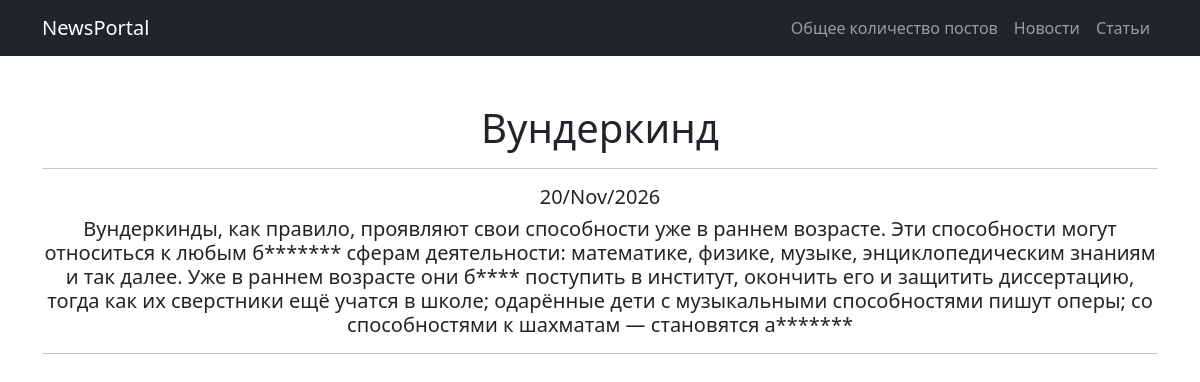
Before: /news/3 with the older database file.
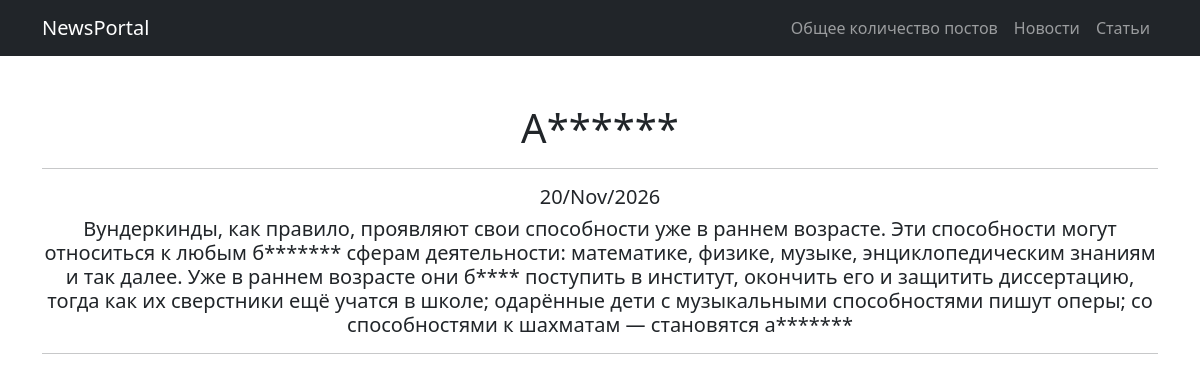
After: the same page with the newer database file.
### news/models.py (models this page shows, shortened)
class Post(models.Model):
    article = 'AT'
    news = 'NW'
    TYPE = [(article, 'Статья'), (news, 'Новость')]
    many_author = models.ForeignKey(Author, on_delete=models.CASCADE)
    article_or_news = models.CharField(max_length=2, choices=TYPE, default=article)
    datetime = models.DateTimeField(auto_now_add=True)
    many_category = models.ManyToManyField(Category, through="PostCategory")
    header = models.CharField(max_length=150)
    text = models.TextField()
    rating = models.SmallIntegerField(default=0)

### news/views.py (the view)
# urls.py: path('news/<int:pk>', NewsDetail.as_view()),
class NewsDetail(DetailView):
    model = Post
    template_name = 'flatpages/new.html'
    context_object_name = 'news'

### news/templatetags/custom_filter2.py (called while the page is built)
@register.filter()
def post_time(date, format_string='%d/%b/%Y'):
    return date.utcnow().strftime(format_string)

### news/templatetags/custom_filter3.py (called while the page is built)
@register.filter()
def censor(value):
    finder = value.split()
    for _ in finder:
        if isinstance(_, str):
            if _.lower().replace(".", "").replace(",", "").replace(";", "").replace(":", "") in censor_words:
                finder[finder.index(_)] = (_[0] + len(_[1:]) * "*")
            else:
                continue
        else:
            continue
    return " ".join(finder)

### templates/flatpages/new.html (shortened to what this page needs)
{% extends 'flatpages/index.html' %}
{% load custom_filter2 %}
{% load custom_filter3 %}
{% block content %}
    {% if news.article_or_news == "NW" %}
        <h1>{{ news.header|censor }}</h1>
        <hr>
        <h5>{{ news.datetime|post_time }}</h5>
        <h5>{{ news.text|censor }}</h5>
        <hr>
    {% else %}
        <h2>Нет новостей (👉ﾟヮﾟ)👉</h2>
    {% endif %}
{% endblock content %}

Changed rows visible on the page:
changed Post: header|censor "Вундеркинд" → "А******"
